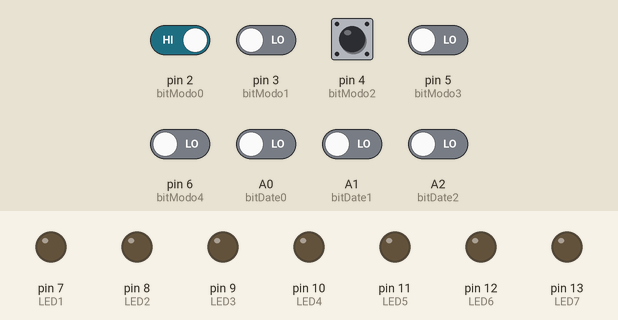
Bench run of a sketch on a simulated Arduino Uno, built with avr-gcc and run on an emulated ATmega328P. Parts: output pins drawn as LEDs (lit = HIGH). The inputs (shaded band) are chosen by the test bench; at power-on: pin 2 (bitModo0), pin 4 (bitModo2) HIGH, A0 (bitDate0), A1 (bitDate1), A2 (bitDate2), pin 3 (bitModo1), pin 5 (bitModo3), pin 6 (bitModo4) LOW.

Above: at 1.2 s.
1.3 s: pin 2 (bitModo0) driven LOW and A0 (bitDate0) driven HIGH
At 1.8 s:
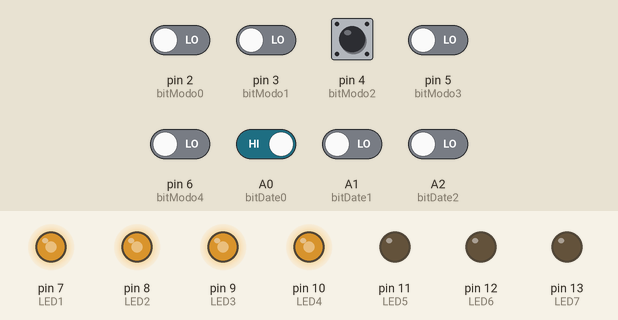
2.8 s: pin 2 (bitModo0) driven HIGH
At 3.7 s:
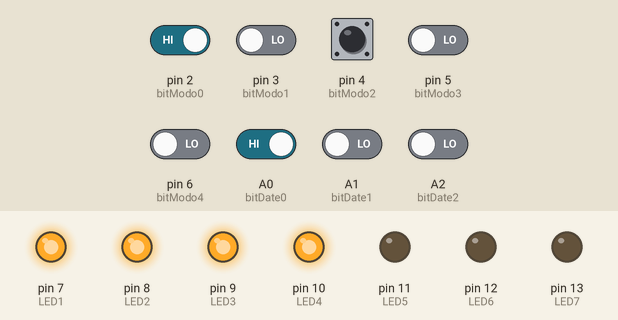
4.3 s: pin 2 (bitModo0) driven LOW
At 4.8 s:
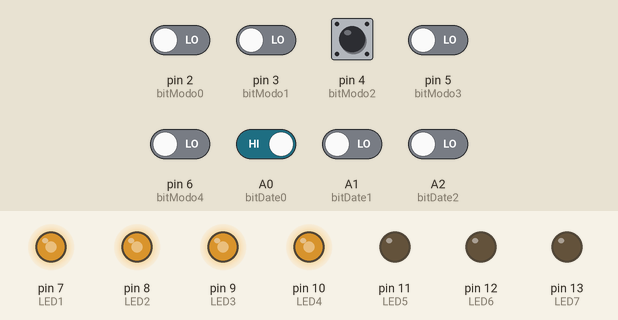
5.8 s: pin 3 (bitModo1) driven HIGH
At 7.0 s:
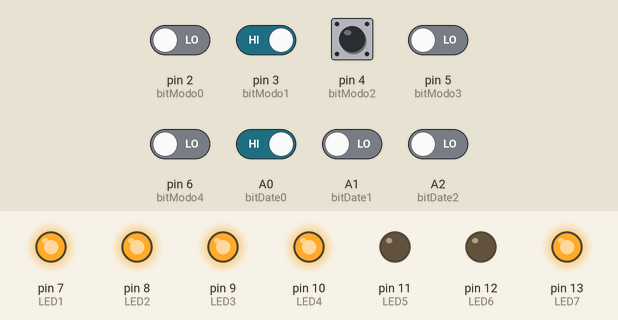
7.3 s: pin 3 (bitModo1) driven LOW
At 8.5 s:
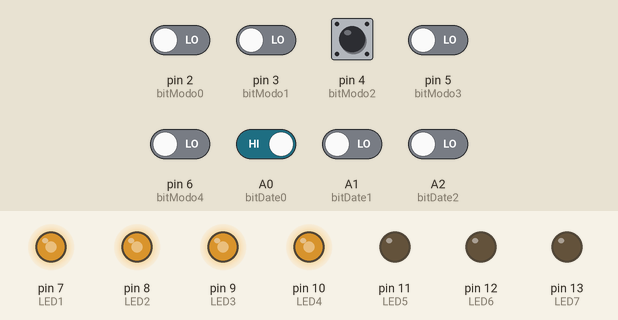
8.8 s: A0 (bitDate0) driven LOW
At 9.4 s:
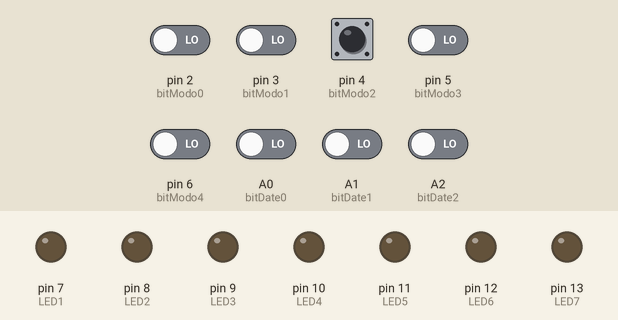
Timing chart, 0 to 11.3 s (numbered marks = the images above; inputs shaded):
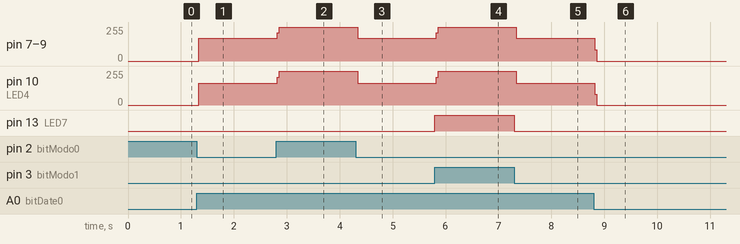

Measured:
- after the input at 1.3 s, pin 7 (LED1), pin 8 (LED2), pin 9 (LED3): 0/255 → 169/255 at once; pin 10 (LED4): 0/255 → 165/255 at once
- after the input at 2.8 s, pin 7 (LED1), pin 8 (LED2), pin 9 (LED3): 169/255 → 255/255 at once; pin 10 (LED4): 165/255 → 255/255 at once
- after the input at 4.3 s, pin 7 (LED1), pin 8 (LED2), pin 9 (LED3): 255/255 → 169/255 at once; pin 10 (LED4): 255/255 → 165/255 at once
- after the input at 5.8 s, pin 7 (LED1), pin 8 (LED2), pin 9 (LED3): 169/255 → 255/255 at once; pin 10 (LED4): 165/255 → 255/255 at once; pin 13 (LED7): LOW → HIGH at once
- after the input at 7.3 s, pin 7 (LED1), pin 8 (LED2), pin 9 (LED3): 255/255 → 169/255 at once; pin 10 (LED4): 255/255 → 165/255 at once; pin 13 (LED7): HIGH → LOW at once
- after the input at 8.8 s, pin 7 (LED1), pin 8 (LED2), pin 9 (LED3): 169/255 → 0/255 at once; pin 10 (LED4): 165/255 → 0/255 at once

The sketch:

PrototipoBinPorts.ino
```cpp
// Configurações e inicialização do sistema
void setup() {

  // Dip Switches e push Button (Entradas do Sistema)
  pinMode(2, INPUT); // bitModo0 (DipSwitch_1)
  pinMode(3, INPUT); // bitModo1 (DipSwitch_2)
  pinMode(4, INPUT); // bitModo2 (DipSwitch_3)
  pinMode(5, INPUT); // bitModo3 (DipSwitch_4)
  pinMode(6, INPUT); // bitModo4 (DipSwitch_5)

  pinMode(A0, INPUT); // bitDate0 (PushButton 1)
  pinMode(A1, INPUT); // bitDate1 (PushButton 2)
  pinMode(A2, INPUT); // bitDate2 (PushButton 3)

  // LEDS (Saídas do Sistema)
  pinMode(7, OUTPUT); // LED1
  pinMode(8, OUTPUT); // LED2
  pinMode(9, OUTPUT); // LE33
  pinMode(10, OUTPUT);// LED4
  pinMode(11, OUTPUT);// LED5
  pinMode(12, OUTPUT);// LED6
  pinMode(13, OUTPUT);// LED7

  // Inicialização da comunicação serial com baud rate de 9600
  //Serial.begin(9600);
}

// Função para converter o "valor" binário de entrada das dipswitchs em um valor decimal equivalente
int my_bin2dec(int data0, int data1, int data2){
  return(data0*(4) + data1*(2) + data2);
}

void activeLEDS(int decimal, int LED1, int LED2, int LED3, int LED4, int LED5, int LED6, int LED7){
  digitalWrite(LED1, LOW);
  digitalWrite(LED2, LOW);
  digitalWrite(LED3, LOW);
  digitalWrite(LED4, LOW);
  digitalWrite(LED5, LOW);
  digitalWrite(LED6, LOW);
  digitalWrite(LED7, LOW);

  switch(decimal){
    case 1:
      digitalWrite(LED1, HIGH);
      break;

    case 2:
      digitalWrite(LED1, HIGH);
      digitalWrite(LED2, HIGH);
      break;

    case 3:
      digitalWrite(LED1, HIGH);
      digitalWrite(LED2, HIGH);
      digitalWrite(LED3, HIGH);
      break;

    case 4:
      digitalWrite(LED1, HIGH);
      digitalWrite(LED2, HIGH);
      digitalWrite(LED3, HIGH);
      digitalWrite(LED4, HIGH);
      break;

    case 5:
      digitalWrite(LED1, HIGH);
      digitalWrite(LED2, HIGH);
      digitalWrite(LED3, HIGH);
      digitalWrite(LED4, HIGH);
      digitalWrite(LED5, HIGH);
      break;

    case 6:
      digitalWrite(LED1, HIGH);
      digitalWrite(LED2, HIGH);
      digitalWrite(LED3, HIGH);
      digitalWrite(LED4, HIGH);
      digitalWrite(LED5, HIGH);
      digitalWrite(LED6, HIGH);
      break;

    case 7:
      digitalWrite(LED1, HIGH);
      digitalWrite(LED2, HIGH);
      digitalWrite(LED3, HIGH);
      digitalWrite(LED4, HIGH);
      digitalWrite(LED5, HIGH);
      digitalWrite(LED6, HIGH);
      digitalWrite(LED7, HIGH);
      break;

    default:
    digitalWrite(LED1, LOW);
    digitalWrite(LED2, LOW);
    digitalWrite(LED3, LOW);
    digitalWrite(LED4, LOW);
    digitalWrite(LED5, LOW);
    digitalWrite(LED6, LOW);
    digitalWrite(LED7, LOW);
      break;
  }
}

// Laço principal
void loop() {

  // Constantes para DipSwitchs (Entradas)
  byte DSW_MODO0 = digitalRead(2);
  byte DSW_MODO1 = digitalRead(3);
  byte DSW_MODO2 = digitalRead(4);
  byte DSW_MODO3 = digitalRead(5);
  byte DSW_MODO4 = digitalRead(6);

  //Dados de entrada
  byte Data0 = digitalRead(A0);
  byte Data1 = digitalRead(A1);
  byte Data2 = digitalRead(A2);

  // Constantes para os LEDs (Saídas)
  byte LED1 = 7;
  byte LED2 = 8;
  byte LED3 = 9;
  byte LED4 = 10;
  byte LED5 = 11;
  byte LED6 = 12;
  byte LED7 = 13;

  // Variáveis auxiliares
  //int modo1 = digitalRead(DSW_MODO1), modo2 = digitalRead(DSW_MODO2);
  //int dsw1, dsw2, dsw3;
  //dsw1 = digitalRead(DSW_1);
  //dsw2 = digitalRead(DSW_2);
  //dsw3 = digitalRead(DSW_3);

  int decimalValue = my_bin2dec(Data0, Data1, Data2); // Resgata valor decimal equivalente, representado em binário, nas dipswitchs


    if(DSW_MODO0==LOW && DSW_MODO1==LOW){
    // Bin Mode - (00)
        activeLEDS(decimalValue, LED1, LED2, LED3, LED4, LED5, LED6, LED7);
        decimalValue=0;
    }
    else if(DSW_MODO0==LOW && DSW_MODO1==HIGH){
    // Gates Mode - (01)

      //porta "E"
      if (DSW_MODO2==LOW && DSW_MODO3==LOW && DSW_MODO4==LOW){
          if(Data0==HIGH && Data1==HIGH){
            digitalWrite(13,HIGH);
          }
          else digitalWrite(13, LOW);
      }

      //Porta "OU"
      else if (DSW_MODO2== HIGH && DSW_MODO3==LOW && DSW_MODO4==LOW ){

       if(Data0==HIGH || Data1==HIGH) digitalWrite(13,HIGH);
       else digitalWrite(13, LOW);
      }

      //Porta "NÂO"
      else if (DSW_MODO2==LOW && DSW_MODO3==HIGH && DSW_MODO4==LOW){

       if(Data0==HIGH) digitalWrite(13,LOW);
       else digitalWrite(13, HIGH);
      }

      //Porta "NAND"
      else if (DSW_MODO2==HIGH && DSW_MODO3==HIGH && DSW_MODO4==LOW){

       if(Data0==HIGH && Data1==HIGH) digitalWrite(13,LOW);
       else digitalWrite(13, HIGH);
      }

      //Porta "NOR"
      else if (DSW_MODO2==LOW && DSW_MODO3==LOW && DSW_MODO4==HIGH){

       if(Data0==HIGH || Data1==HIGH) digitalWrite(13,LOW);
       else digitalWrite(13, HIGH);
      }

      //Porta "EX-OR" ou "OU EXCLUSIVO" ou "XOR"
      else if (DSW_MODO2==HIGH && DSW_MODO3==LOW && DSW_MODO4==HIGH){

       if(Data0!=Data1) digitalWrite(13,HIGH);
       else digitalWrite(13, LOW);
      }

      //Porta "XNOR" ou "COINCIDENCIA"
      else if (DSW_MODO2==LOW && DSW_MODO3==HIGH && DSW_MODO4==HIGH){

       if(Data0==Data1) digitalWrite(13,HIGH);
       else digitalWrite(13, LOW);
      }

  }

}
```
